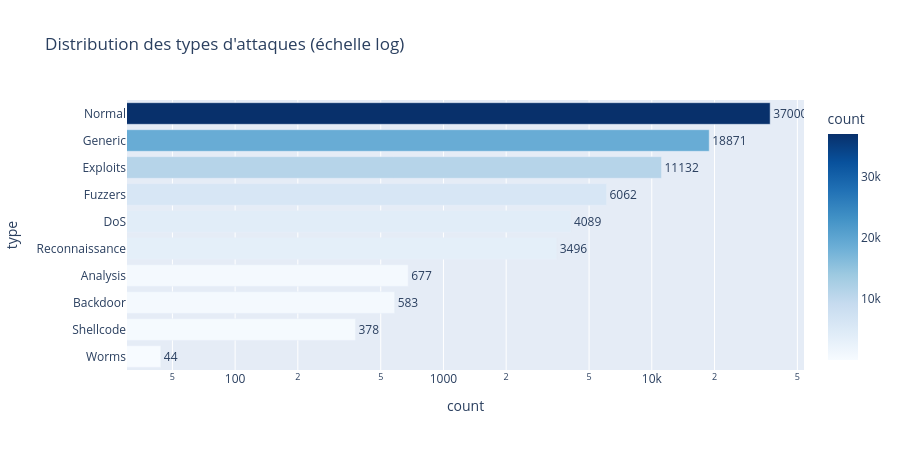

Here is the notebook cell this chart was saved with:
### Code cell
# ─────────────────────────────────────────────
# GRAPHIQUE : Types d'attaques
# px.bar() → graphique en barres horizontales
# log_x=True → échelle logarithmique car Worms (44) vs Generic (18871)
# ─────────────────────────────────────────────
fig = px.bar(
    attack_dist.sort_values('count'),
    x='count', y='type',
    orientation='h',
    title='Distribution des types d\'attaques (échelle log)',
    text='count',
    color='count',
    color_continuous_scale='Blues',
    log_x=True,
)
fig.update_traces(textposition='outside')
fig.update_layout(height=450, showlegend=False)
fig.show()

print('\nObservation importante :')
print('→ Worms (44 exemples) est très rare : le modèle aura du mal à le détecter')
print('→ Generic (18871) est très fréquent : le modèle sera bon dessus')
print('→ Pour notre projet on utilise label (0/1), pas attack_cat')

### Figure 1 — Plotly figure (JSON) as saved in the notebook; plotly's stock layout.template omitted (floating-point values rounded to 4 significant figures)
{"data": [{"alignmentgroup": "True", "hovertemplate": "count=%{marker.color}<br>type=%{y}<extra></extra>", "legendgroup": "", "marker": {"color": [44, 378, 583, 677, 3496, 4089, 6062, 11132, 18871, 37000], "coloraxis": "coloraxis", "pattern": {"shape": ""}}, "name": "", "offsetgroup": "", "orientation": "h", "showlegend": false, "text": [44, 378, 583, 677, 3496, 4089, 6062, 11132, 18871, 37000], "textposition": "outside", "type": "bar", "x": [44, 378, 583, 677, 3496, 4089, 6062, 11132, 18871, 37000], "xaxis": "x", "y": ["Worms", "Shellcode", "Backdoor", "Analysis", "Reconnaissance", "DoS", "Fuzzers", "Exploits", "Generic", "Normal"], "yaxis": "y"}], "layout": {"barmode": "relative", "coloraxis": {"colorbar": {"title": {"text": "count"}}, "colorscale": [[0, "rgb(247,251,255)"], [0.125, "rgb(222,235,247)"], [0.25, "rgb(198,219,239)"], [0.375, "rgb(158,202,225)"], [0.5, "rgb(107,174,214)"], [0.625, "rgb(66,146,198)"], [0.75, "rgb(33,113,181)"], [0.875, "rgb(8,81,156)"], [1, "rgb(8,48,107)"]]}, "height": 450, "legend": {"tracegroupgap": 0}, "showlegend": false, "title": {"text": "Distribution des types d'attaques (échelle log)"}, "xaxis": {"anchor": "y", "domain": [0, 1], "title": {"text": "count"}, "type": "log"}, "yaxis": {"anchor": "x", "domain": [0, 1], "title": {"text": "type"}}}}
